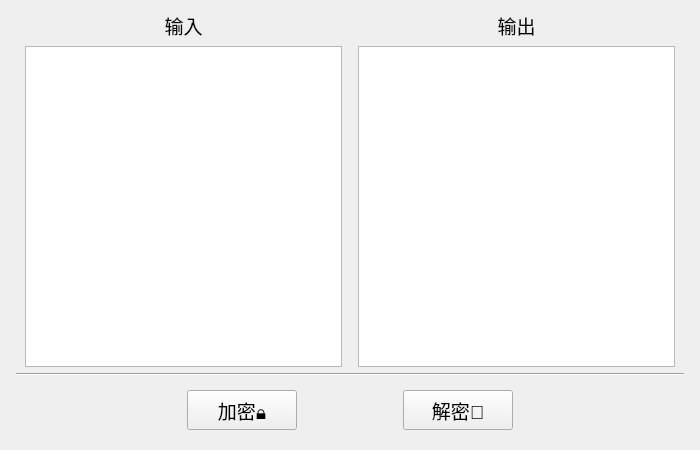
<?xml version="1.0" encoding="UTF-8"?>
<ui version="4.0">
    <class>StringWindow</class>
    <widget class="QWidget" name="StringWindow">
        <property name="geometry">
            <rect>
                <x>0</x>
                <y>0</y>
                <width>700</width>
                <height>450</height>
            </rect>
        </property>
        <property name="font">
            <font>
                <pointsize>14</pointsize>
            </font>
        </property>
        <property name="windowTitle">
            <string>加解密工具</string>
        </property>
        <layout class="QVBoxLayout" name="verticalLayout">
            <item>
                <widget class="QWidget" name="stringWidget" native="true">
                    <layout class="QGridLayout" name="gridLayout">
                        <property name="topMargin">
                            <number>0</number>
                        </property>
                        <property name="bottomMargin">
                            <number>0</number>
                        </property>
                        <item row="2" column="1">
                            <widget class="QPlainTextEdit" name="inputPlainTextEdit">
                                <property name="font">
                                    <font>
                                        <pointsize>10</pointsize>
                                    </font>
                                </property>
                            </widget>
                        </item>
                        <item row="0" column="3">
                            <widget class="QLabel" name="label_2">
                                <property name="font">
                                    <font>
                                        <pointsize>14</pointsize>
                                    </font>
                                </property>
                                <property name="text">
                                    <string>输出</string>
                                </property>
                                <property name="alignment">
                                    <set>Qt::AlignCenter</set>
                                </property>
                            </widget>
                        </item>
                        <item row="2" column="2">
                            <spacer name="horizontalSpacer_5">
                                <property name="orientation">
                                    <enum>Qt::Horizontal</enum>
                                </property>
                                <property name="sizeType">
                                    <enum>QSizePolicy::Fixed</enum>
                                </property>
                                <property name="sizeHint" stdset="0">
                                    <size>
                                        <width>10</width>
                                        <height>20</height>
                                    </size>
                                </property>
                            </spacer>
                        </item>
                        <item row="0" column="1">
                            <widget class="QLabel" name="label">
                                <property name="font">
                                    <font>
                                        <pointsize>14</pointsize>
                                    </font>
                                </property>
                                <property name="text">
                                    <string>输入</string>
                                </property>
                                <property name="alignment">
                                    <set>Qt::AlignCenter</set>
                                </property>
                            </widget>
                        </item>
                        <item row="2" column="3">
                            <widget class="QPlainTextEdit" name="outputPlainTextEdit">
                                <property name="enabled">
                                    <bool>true</bool>
                                </property>
                                <property name="font">
                                    <font>
                                        <pointsize>10</pointsize>
                                    </font>
                                </property>
                                <property name="cursor" stdset="0">
                                    <cursorShape>IBeamCursor</cursorShape>
                                </property>
                                <property name="mouseTracking">
                                    <bool>false</bool>
                                </property>
                            </widget>
                        </item>
                        <item row="2" column="0">
                            <spacer name="horizontalSpacer_4">
                                <property name="orientation">
                                    <enum>Qt::Horizontal</enum>
                                </property>
                                <property name="sizeType">
                                    <enum>QSizePolicy::Fixed</enum>
                                </property>
                                <property name="sizeHint" stdset="0">
                                    <size>
                                        <width>5</width>
                                        <height>5</height>
                                    </size>
                                </property>
                            </spacer>
                        </item>
                        <item row="2" column="4">
                            <spacer name="horizontalSpacer_6">
                                <property name="orientation">
                                    <enum>Qt::Horizontal</enum>
                                </property>
                                <property name="sizeType">
                                    <enum>QSizePolicy::Fixed</enum>
                                </property>
                                <property name="sizeHint" stdset="0">
                                    <size>
                                        <width>5</width>
                                        <height>5</height>
                                    </size>
                                </property>
                            </spacer>
                        </item>
                        <item row="0" column="2">
                            <spacer name="horizontalSpacer_7">
                                <property name="orientation">
                                    <enum>Qt::Horizontal</enum>
                                </property>
                                <property name="sizeType">
                                    <enum>QSizePolicy::Fixed</enum>
                                </property>
                                <property name="sizeHint" stdset="0">
                                    <size>
                                        <width>10</width>
                                        <height>20</height>
                                    </size>
                                </property>
                            </spacer>
                        </item>
                        <item row="0" column="0">
                            <spacer name="horizontalSpacer_8">
                                <property name="orientation">
                                    <enum>Qt::Horizontal</enum>
                                </property>
                                <property name="sizeType">
                                    <enum>QSizePolicy::Fixed</enum>
                                </property>
                                <property name="sizeHint" stdset="0">
                                    <size>
                                        <width>5</width>
                                        <height>5</height>
                                    </size>
                                </property>
                            </spacer>
                        </item>
                        <item row="0" column="4">
                            <spacer name="horizontalSpacer_9">
                                <property name="orientation">
                                    <enum>Qt::Horizontal</enum>
                                </property>
                                <property name="sizeType">
                                    <enum>QSizePolicy::Fixed</enum>
                                </property>
                                <property name="sizeHint" stdset="0">
                                    <size>
                                        <width>5</width>
                                        <height>5</height>
                                    </size>
                                </property>
                            </spacer>
                        </item>
                    </layout>
                </widget>
            </item>
            <item>
                <widget class="QWidget" name="lineWidget" native="true">
                    <property name="enabled">
                        <bool>true</bool>
                    </property>
                    <property name="maximumSize">
                        <size>
                            <width>16777215</width>
                            <height>2</height>
                        </size>
                    </property>
                    <property name="acceptDrops">
                        <bool>true</bool>
                    </property>
                    <layout class="QHBoxLayout" name="horizontalLayout_3">
                        <property name="spacing">
                            <number>0</number>
                        </property>
                        <property name="leftMargin">
                            <number>5</number>
                        </property>
                        <property name="topMargin">
                            <number>0</number>
                        </property>
                        <property name="rightMargin">
                            <number>5</number>
                        </property>
                        <property name="bottomMargin">
                            <number>0</number>
                        </property>
                        <item>
                            <widget class="Line" name="line">
                                <property name="orientation">
                                    <enum>Qt::Horizontal</enum>
                                </property>
                            </widget>
                        </item>
                    </layout>
                </widget>
            </item>
            <item>
                <widget class="QWidget" name="buttonWidget" native="true">
                    <property name="maximumSize">
                        <size>
                            <width>16777215</width>
                            <height>80</height>
                        </size>
                    </property>
                    <property name="sizeIncrement">
                        <size>
                            <width>0</width>
                            <height>0</height>
                        </size>
                    </property>
                    <layout class="QHBoxLayout" name="horizontalLayout">
                        <item>
                            <spacer name="horizontalSpacer">
                                <property name="orientation">
                                    <enum>Qt::Horizontal</enum>
                                </property>
                                <property name="sizeHint" stdset="0">
                                    <size>
                                        <width>40</width>
                                        <height>20</height>
                                    </size>
                                </property>
                            </spacer>
                        </item>
                        <item>
                            <widget class="QPushButton" name="encryptButton">
                                <property name="minimumSize">
                                    <size>
                                        <width>110</width>
                                        <height>40</height>
                                    </size>
                                </property>
                                <property name="text">
                                    <string>加密🔒</string>
                                </property>
                            </widget>
                        </item>
                        <item>
                            <spacer name="horizontalSpacer_2">
                                <property name="orientation">
                                    <enum>Qt::Horizontal</enum>
                                </property>
                                <property name="sizeType">
                                    <enum>QSizePolicy::Fixed</enum>
                                </property>
                                <property name="sizeHint" stdset="0">
                                    <size>
                                        <width>100</width>
                                        <height>20</height>
                                    </size>
                                </property>
                            </spacer>
                        </item>
                        <item>
                            <widget class="QPushButton" name="decryptButton">
                                <property name="enabled">
                                    <bool>true</bool>
                                </property>
                                <property name="sizePolicy">
                                    <sizepolicy hsizetype="Minimum" vsizetype="Fixed">
                                        <horstretch>0</horstretch>
                                        <verstretch>0</verstretch>
                                    </sizepolicy>
                                </property>
                                <property name="minimumSize">
                                    <size>
                                        <width>110</width>
                                        <height>40</height>
                                    </size>
                                </property>
                                <property name="text">
                                    <string>解密🔑</string>
                                </property>
                            </widget>
                        </item>
                        <item>
                            <spacer name="horizontalSpacer_3">
                                <property name="orientation">
                                    <enum>Qt::Horizontal</enum>
                                </property>
                                <property name="sizeHint" stdset="0">
                                    <size>
                                        <width>40</width>
                                        <height>20</height>
                                    </size>
                                </property>
                            </spacer>
                        </item>
                    </layout>
                </widget>
            </item>
        </layout>
    </widget>
    <resources/>
    <connections/>
</ui>
